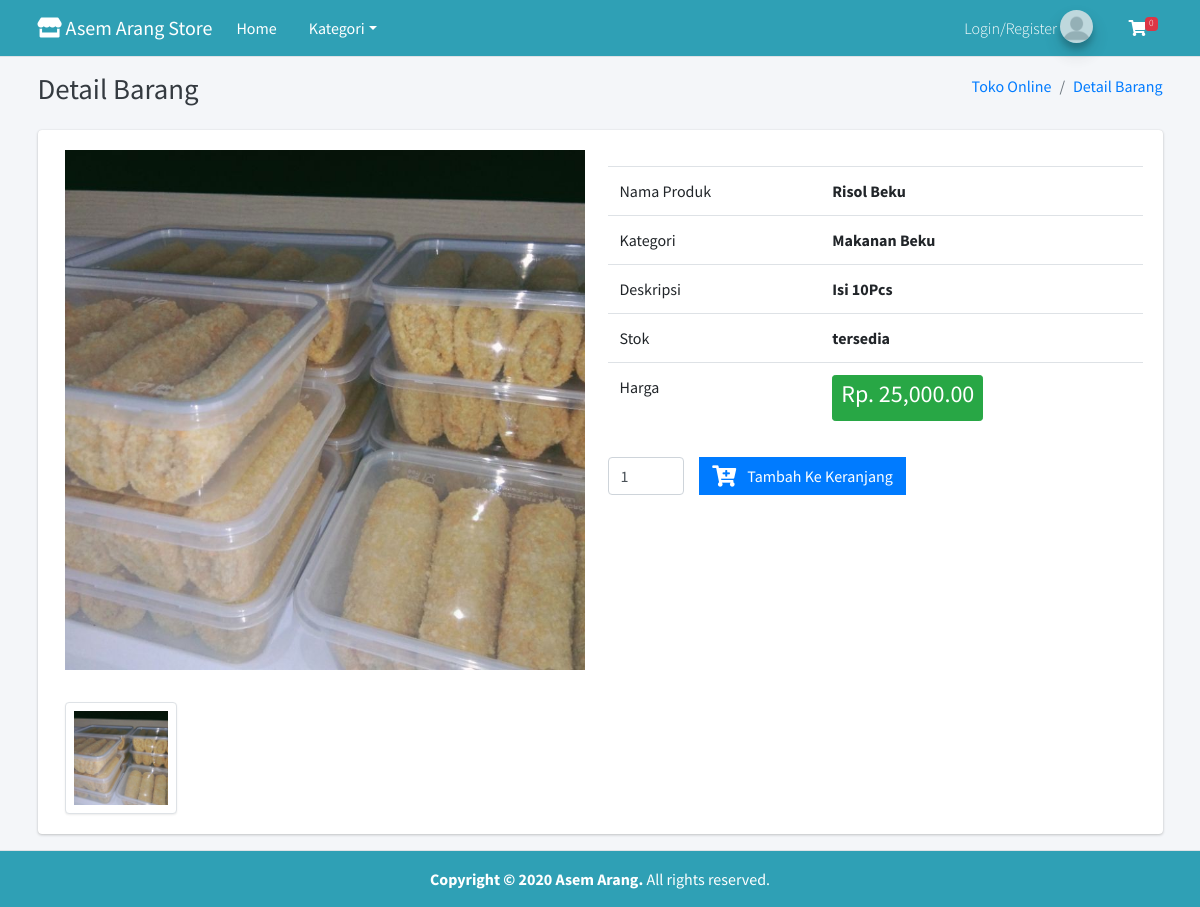
The page /home/detail_barang/9 on the database its author committed.
### tables this page shows
CREATE TABLE `tbl_barang` (
  `id_barang` int(11) NOT NULL,
  `nama_barang` varchar(255) DEFAULT NULL,
  `id_kategori` int(11) DEFAULT NULL,
  `harga` int(11) DEFAULT NULL,
  `deskripsi` mediumtext DEFAULT NULL,
  `gambar` text DEFAULT NULL,
  `berat` int(11) NOT NULL,
  `ketersediaan` enum('habis','tersedia') DEFAULT 'tersedia'
);

CREATE TABLE `tbl_kategori` (
  `id_kategori` int(11) NOT NULL,
  `nama_kategori` varchar(50) DEFAULT NULL
);

### application/views/layout/v_content.php (called while the page is built)
<?php
if ($isi) {
	$this->load->view($isi);
}

### application/views/layout/v_wrapper_frontend.php (called while the page is built)
<?php
require_once('v_head.php');
require_once('v_header_frontend.php');
require_once('v_nav_frontend.php');
require_once('v_content.php');
require_once('v_footer_frontend.php');

### application/controllers/Home.php (called while the page is built, shortened)
<?php
class Home extends CI_Controller
{
	public function __construct()
	{
		$this->load->model('m_home');
	}
	public function detail_barang($id_barang)
	{
		$data = array(
			'title' => 'Detail Barang',
			'gambar' => $this->m_home->gambar_barang($id_barang),
			'barang' => $this->m_home->detail_barang($id_barang),
			'isi' => 'v_detail_barang',
		);
		$this->load->view('layout/v_wrapper_frontend', $data, FALSE);
	}
}

### index.php (called while the page is built, shortened)
<?php
require_once BASEPATH.'core/CodeIgniter.php';

### application/models/M_home.php (called while the page is built, shortened)
<?php
class M_home extends CI_Model
{
	public function get_all_data_kategori()
	{
		$this->db->select('*');
		$this->db->from('tbl_kategori');
		$this->db->order_by('id_kategori', 'desc');
		return $this->db->get()->result();
	}
	public function detail_barang($id_barang)
	{
		$this->db->select('*');
		$this->db->from('tbl_barang');
		$this->db->join('tbl_kategori', 'tbl_kategori.id_kategori = tbl_barang.id_kategori', 'left');
		$this->db->where('id_barang', $id_barang);
		return $this->db->get()->row();
	}
	public function gambar_barang($id_barang)
	{
		$this->db->select('*');
		$this->db->from('tbl_gambar');
		$this->db->where('id_barang', $id_barang);
		return $this->db->get()->result();
	}
}

### application/views/v_detail_barang.php (the view, shortened to what this page needs)
<div class="card card-solid">
	<div class="card-body">
		<div class="row">
			<div class="col-12 col-sm-6">
				<div class="col-12">
					<img src="<?= base_url('assets/gambar/' . $barang->gambar) ?>" class="product-image" alt="Product Image">
				</div>
				<div class="col-12 product-image-thumbs">
					<div class="product-image-thumb active"><img src="<?= base_url('assets/gambar/' . $barang->gambar) ?>" alt="Product Image"></div>
				</div>
			</div>
			<div class="col-12 col-sm-6 mt-3">
				<table class="table">
					<tr>
						<td>Nama Produk</td>
						<td><strong><?= $barang->nama_barang ?></strong></td>
					</tr>
					<tr>
						<td>Kategori</td>
						<td><strong><?= $barang->nama_kategori ?></strong></td>
					</tr>
					<tr>
						<td>Deskripsi</td>
						<td><strong><?= $barang->deskripsi ?></strong></td>
					</tr>
					<tr>
						<td>Stok</td>
						<td><strong><?= $barang->ketersediaan ?></strong></td>
					</tr>
					<tr>
                        <td>Harga</td>
                        <td><strong><div class="btn btn-sm btn-success"><h4>Rp. <?php echo number_format($barang->harga, 0)?>.00</h4></div></strong></td>
                    </tr>
				</table>
				<?php
				echo form_open('belanja/add');
				?>
				<div class="mt-4">
					<div class="row">
						<div class="col-sm-2">
							<input type="number" name="qty" class="form-control" value="1" min="1">
						</div>
						<div class=" col-sm-8">
							<button type="submit" class="btn btn-primary btn-flat swalDefaultSuccess">
								<i class="fas fa-cart-plus fa-lg mr-2"></i>
								Tambah Ke Keranjang
							</button>
						</div>
					</div>
				</div>
				<?php echo form_close(); ?>
			</div>
		</div>
	</div>
</div>

### rows shown on the page
tbl_barang: gambar (picture), nama_barang "Risol Beku", id_kategori.nama_kategori "Makanan Beku", deskripsi "Isi 10Pcs", ketersediaan "tersedia", harga "25,000"

### other values the page prints
$jml_item "0"
$title "Detail Barang"
